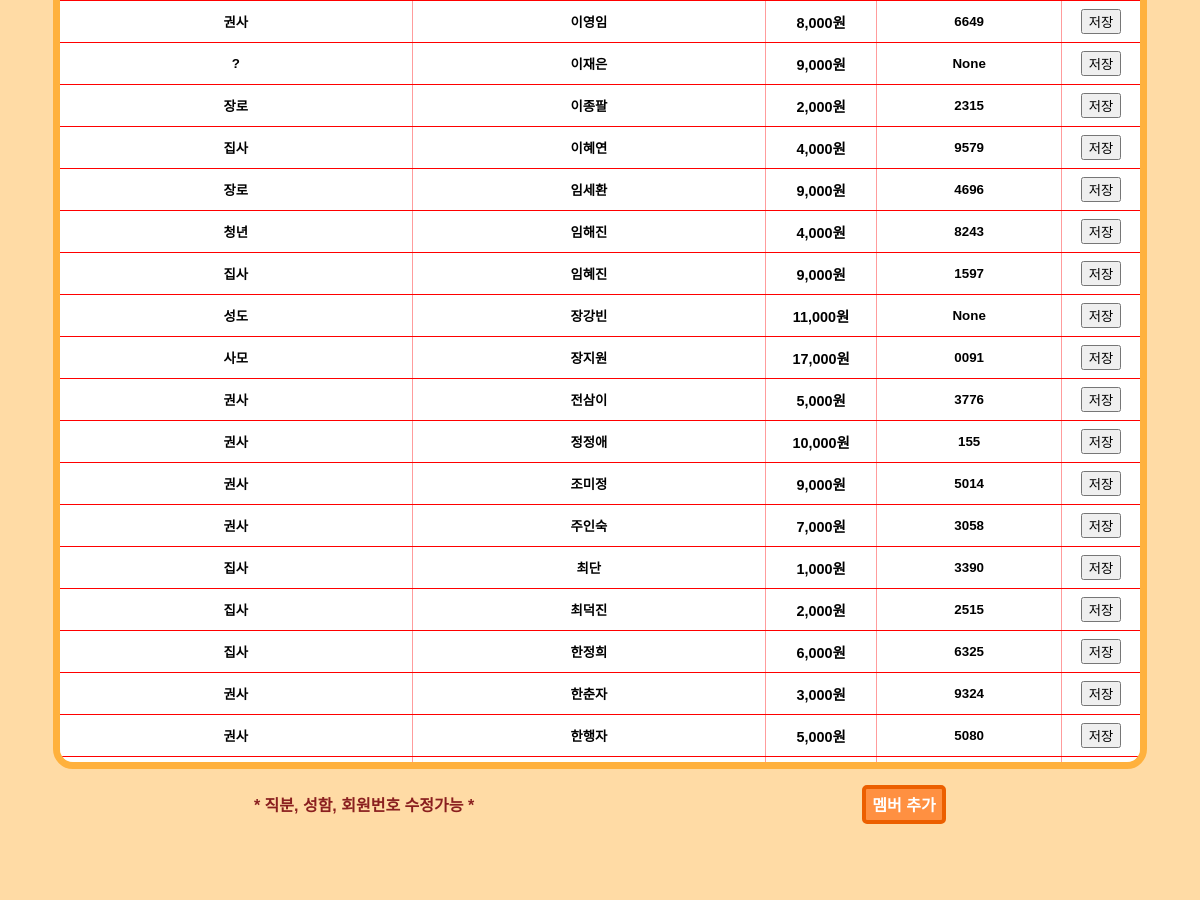
The page /Client_list/ (middle part) on the database as committed earlier.
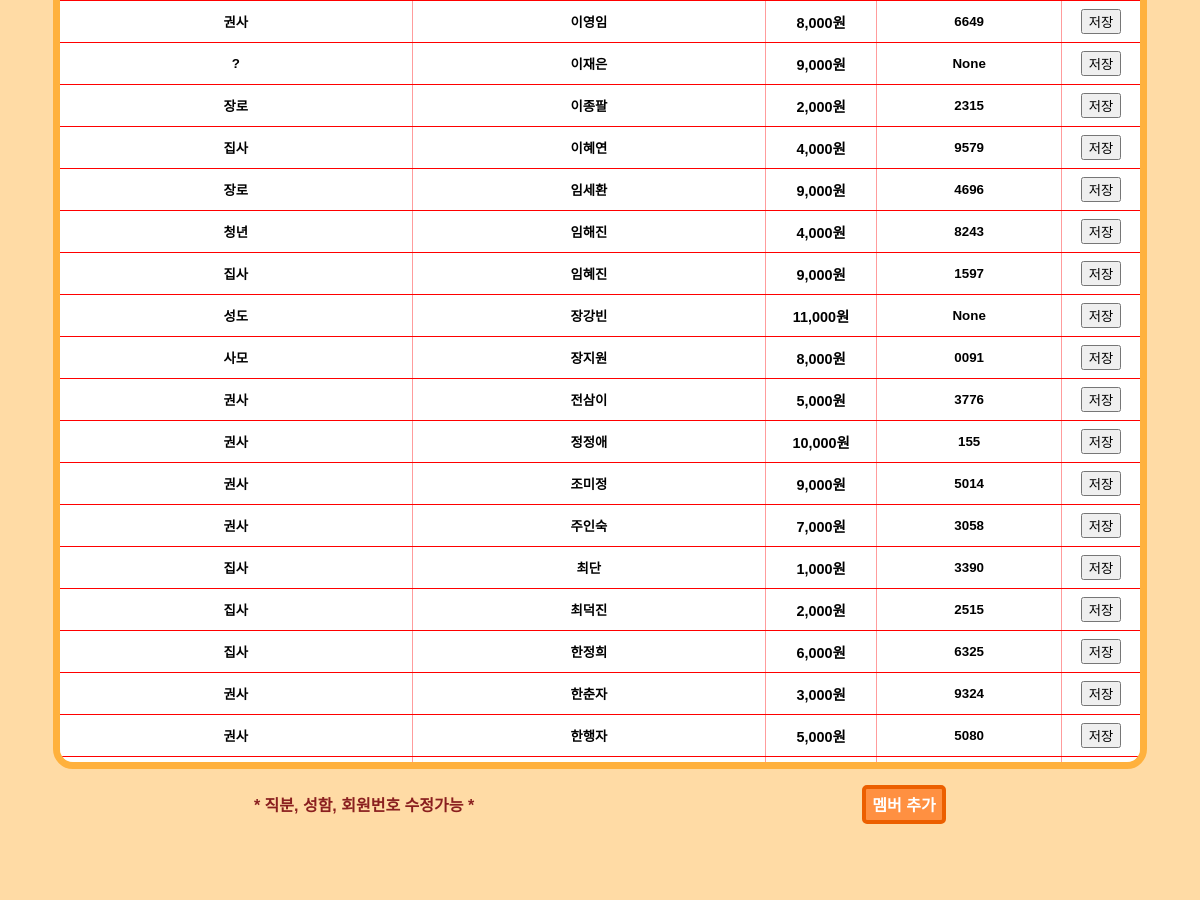
The same page on the database as committed later.
### main/models.py (models this page shows)
class ClientNumberData(models.Model):
    name = models.CharField(max_length=15, null=False)
    phone_number = models.CharField(max_length=15, null=True)
    current_point = models.IntegerField(null=True, blank=True)
    charge_point = models.CharField(max_length=15, null=True, blank=True)
    position = models.CharField(max_length=15, null=True, blank=True)
    age = models.IntegerField(null=True, blank=True)
    value = models.CharField(max_length=15, null=True, default='default_value')

### main/views.py (the view)
# urls.py: path('Client_list/', ClientList.as_view()),
class ClientList(APIView):
    def get(self, request):
        today = timezone.now().date()
        client_data = ClientNumberData.objects.all().order_by('name')
        manager_list = CafeManager.objects.all()
        context = {
            'today': today,
            'manager_list': manager_list,
            'client_data': client_data,
        }
        return render(request, 'main/client_list.html', context)

### templates/main/client_list.html (shortened to what this page needs)
<!DOCTYPE html>
<html lang="en">
<head>
    {% load static %}
    {% load humanize %}
    <link rel="stylesheet" type="text/css" href="{% static 'client_list/client_list.css' %}">
</head>
<body>
<div class="client-list-content">
    <div class="client-list-container">
        <table>
            <tbody>
            {% for list in client_data %}
            <tr>
                <td>
                    <input type="text" class="client-position" value="{{ list.position }}">
                </td>
                <td>
                    <input type="text" class="client-name" value="{{ list.name }}">
                </td>
                <td>{{ list.current_point|intcomma }}원</td>
                <td class="phone-number-td">
                    <input type="text" class="phone-number" value="{{ list.phone_number }}">
                </td>
                <td>
                    <button class="client-update" onclick="updateClient(this)">저장</button>
                </td>
            </tr>
            {% endfor %}
            </tbody>
        </table>
    </div>
    <div class="client-list-notify">
        <div class="client-list-message">* 직분, 성함, 회원번호 수정가능 *</div>
        <div class="client-add-btn" onclick="client_add()">멤버 추가</div>
    </div>
</div>
</body>
</html>

Rows that differ between the two databases and show on the page:
changed ClientNumberData "사모": current_point "17,000" → "8,000"
